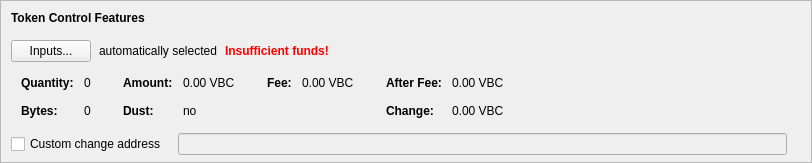
      <widget class="QFrame" name="frameTokenControl">
       <property name="sizePolicy">
        <sizepolicy hsizetype="Expanding" vsizetype="Fixed">
         <horstretch>0</horstretch>
         <verstretch>0</verstretch>
        </sizepolicy>
       </property>
       <property name="maximumSize">
        <size>
         <width>16777215</width>
         <height>16777215</height>
        </size>
       </property>
       <property name="frameShape">
        <enum>QFrame::StyledPanel</enum>
       </property>
       <property name="frameShadow">
        <enum>QFrame::Sunken</enum>
       </property>
       <layout class="QVBoxLayout" name="verticalLayoutTokenControl2">
        <property name="spacing">
         <number>0</number>
        </property>
        <property name="leftMargin">
         <number>0</number>
        </property>
        <property name="topMargin">
         <number>0</number>
        </property>
        <property name="rightMargin">
         <number>0</number>
        </property>
        <property name="bottomMargin">
         <number>6</number>
        </property>
        <item>
         <layout class="QVBoxLayout" name="verticalLayoutTokenControl" stretch="0,0,0,0,1">
          <property name="spacing">
           <number>0</number>
          </property>
          <property name="leftMargin">
           <number>10</number>
          </property>
          <property name="topMargin">
           <number>10</number>
          </property>
          <item>
           <layout class="QHBoxLayout" name="horizontalLayoutTokenControl1">
            <property name="bottomMargin">
             <number>15</number>
            </property>
            <item>
             <widget class="QLabel" name="labelTokenControlFeatures">
              <property name="sizePolicy">
               <sizepolicy hsizetype="Preferred" vsizetype="Maximum">
                <horstretch>0</horstretch>
                <verstretch>0</verstretch>
               </sizepolicy>
              </property>
              <property name="font">
               <font>
                <weight>75</weight>
                <bold>true</bold>
               </font>
              </property>
              <property name="styleSheet">
               <string notr="true">font-weight:bold;</string>
              </property>
              <property name="text">
               <string>Token Control Features</string>
              </property>
             </widget>
            </item>
           </layout>
          </item>
          <item>
           <layout class="QHBoxLayout" name="horizontalLayoutTokenControl2" stretch="0,0,0,0">
            <property name="spacing">
             <number>8</number>
            </property>
            <property name="bottomMargin">
             <number>10</number>
            </property>
            <item>
             <widget class="QPushButton" name="pushButtonTokenControl">
              <property name="styleSheet">
               <string notr="true"/>
              </property>
              <property name="text">
               <string>Inputs...</string>
              </property>
              <property name="autoDefault">
               <bool>false</bool>
              </property>
             </widget>
            </item>
            <item>
             <widget class="QLabel" name="labelTokenControlAutomaticallySelected">
              <property name="text">
               <string>automatically selected</string>
              </property>
              <property name="margin">
               <number>5</number>
              </property>
             </widget>
            </item>
            <item>
             <widget class="QLabel" name="labelTokenControlInsuffFunds">
              <property name="font">
               <font>
                <weight>75</weight>
                <bold>true</bold>
               </font>
              </property>
              <property name="styleSheet">
               <string notr="true">color:red;font-weight:bold;</string>
              </property>
              <property name="text">
               <string>Insufficient funds!</string>
              </property>
              <property name="margin">
               <number>5</number>
              </property>
             </widget>
            </item>
            <item>
             <spacer name="horizontalSpacerTokenControl">
              <property name="orientation">
               <enum>Qt::Horizontal</enum>
              </property>
              <property name="sizeHint" stdset="0">
               <size>
                <width>40</width>
                <height>1</height>
               </size>
              </property>
             </spacer>
            </item>
           </layout>
          </item>
          <item>
           <widget class="QWidget" name="widgetTokenControl" native="true">
            <property name="sizePolicy">
             <sizepolicy hsizetype="Preferred" vsizetype="Preferred">
              <horstretch>0</horstretch>
              <verstretch>0</verstretch>
             </sizepolicy>
            </property>
            <property name="minimumSize">
             <size>
              <width>0</width>
              <height>0</height>
             </size>
            </property>
            <property name="styleSheet">
             <string notr="true"/>
            </property>
            <layout class="QHBoxLayout" name="horizontalLayoutTokenControl5">
             <property name="leftMargin">
              <number>0</number>
             </property>
             <property name="topMargin">
              <number>0</number>
             </property>
             <property name="rightMargin">
              <number>0</number>
             </property>
             <property name="bottomMargin">
              <number>0</number>
             </property>
             <item>
              <layout class="QHBoxLayout" name="horizontalLayoutTokenControl3" stretch="0,0,0,1">
               <property name="spacing">
                <number>20</number>
               </property>
               <property name="topMargin">
                <number>0</number>
               </property>
               <property name="bottomMargin">
                <number>10</number>
               </property>
               <item>
                <layout class="QFormLayout" name="formLayoutTokenControl1">
                 <property name="horizontalSpacing">
                  <number>10</number>
                 </property>
                 <property name="verticalSpacing">
                  <number>14</number>
                 </property>
                 <property name="leftMargin">
                  <number>10</number>
                 </property>
                 <property name="topMargin">
                  <number>4</number>
                 </property>
                 <property name="rightMargin">
                  <number>6</number>
                 </property>
                 <item row="0" column="0">
                  <widget class="QLabel" name="labelTokenControlQuantityText">
                   <property name="font">
                    <font>
                     <weight>75</weight>
                     <bold>true</bold>
                    </font>
                   </property>
                   <property name="text">
                    <string>Quantity:</string>
                   </property>
                   <property name="margin">
                    <number>0</number>
                   </property>
                  </widget>
                 </item>
                 <item row="0" column="1">
                  <widget class="QLabel" name="labelTokenControlQuantity">
                   <property name="cursor">
                    <cursorShape>IBeamCursor</cursorShape>
                   </property>
                   <property name="contextMenuPolicy">
                    <enum>Qt::ActionsContextMenu</enum>
                   </property>
                   <property name="text">
                    <string notr="true">0</string>
                   </property>
                   <property name="margin">
                    <number>0</number>
                   </property>
                   <property name="textInteractionFlags">
                    <set>Qt::LinksAccessibleByMouse|Qt::TextSelectableByKeyboard|Qt::TextSelectableByMouse</set>
                   </property>
                  </widget>
                 </item>
                 <item row="1" column="0">
                  <widget class="QLabel" name="labelTokenControlBytesText">
                   <property name="font">
                    <font>
                     <weight>75</weight>
                     <bold>true</bold>
                    </font>
                   </property>
                   <property name="text">
                    <string>Bytes:</string>
                   </property>
                  </widget>
                 </item>
                 <item row="1" column="1">
                  <widget class="QLabel" name="labelTokenControlBytes">
                   <property name="cursor">
                    <cursorShape>IBeamCursor</cursorShape>
                   </property>
                   <property name="contextMenuPolicy">
                    <enum>Qt::ActionsContextMenu</enum>
                   </property>
                   <property name="text">
                    <string notr="true">0</string>
                   </property>
                   <property name="textInteractionFlags">
                    <set>Qt::LinksAccessibleByMouse|Qt::TextSelectableByKeyboard|Qt::TextSelectableByMouse</set>
                   </property>
                  </widget>
                 </item>
                </layout>
               </item>
               <item>
                <layout class="QFormLayout" name="formLayoutTokenControl2">
                 <property name="horizontalSpacing">
                  <number>10</number>
                 </property>
                 <property name="verticalSpacing">
                  <number>14</number>
                 </property>
                 <property name="leftMargin">
                  <number>6</number>
                 </property>
                 <property name="topMargin">
                  <number>4</number>
                 </property>
                 <property name="rightMargin">
                  <number>6</number>
                 </property>
                 <item row="0" column="0">
                  <widget class="QLabel" name="labelTokenControlAmountText">
                   <property name="font">
                    <font>
                     <weight>75</weight>
                     <bold>true</bold>
                    </font>
                   </property>
                   <property name="text">
                    <string>Amount:</string>
                   </property>
                   <property name="margin">
                    <number>0</number>
                   </property>
                  </widget>
                 </item>
                 <item row="0" column="1">
                  <widget class="QLabel" name="labelTokenControlAmount">
                   <property name="cursor">
                    <cursorShape>IBeamCursor</cursorShape>
                   </property>
                   <property name="contextMenuPolicy">
                    <enum>Qt::ActionsContextMenu</enum>
                   </property>
                   <property name="text">
                    <string notr="true">0.00 VBC</string>
                   </property>
                   <property name="textInteractionFlags">
                    <set>Qt::LinksAccessibleByMouse|Qt::TextSelectableByKeyboard|Qt::TextSelectableByMouse</set>
                   </property>
                  </widget>
                 </item>
                 <item row="1" column="0">
                  <widget class="QLabel" name="labelTokenControlLowOutputText">
                   <property name="font">
                    <font>
                     <weight>75</weight>
                     <bold>true</bold>
                    </font>
                   </property>
                   <property name="text">
                    <string>Dust:</string>
                   </property>
                  </widget>
                 </item>
                 <item row="1" column="1">
                  <widget class="QLabel" name="labelTokenControlLowOutput">
                   <property name="cursor">
                    <cursorShape>IBeamCursor</cursorShape>
                   </property>
                   <property name="contextMenuPolicy">
                    <enum>Qt::ActionsContextMenu</enum>
                   </property>
                   <property name="text">
                    <string notr="true">no</string>
                   </property>
                   <property name="textInteractionFlags">
                    <set>Qt::LinksAccessibleByMouse|Qt::TextSelectableByKeyboard|Qt::TextSelectableByMouse</set>
                   </property>
                  </widget>
                 </item>
                </layout>
               </item>
               <item>
                <layout class="QFormLayout" name="formLayoutTokenControl3">
                 <property name="horizontalSpacing">
                  <number>10</number>
                 </property>
                 <property name="verticalSpacing">
                  <number>14</number>
                 </property>
                 <property name="leftMargin">
                  <number>6</number>
                 </property>
                 <property name="topMargin">
                  <number>4</number>
                 </property>
                 <property name="rightMargin">
                  <number>6</number>
                 </property>
                 <item row="0" column="0">
                  <widget class="QLabel" name="labelTokenControlFeeText">
                   <property name="font">
                    <font>
                     <weight>75</weight>
                     <bold>true</bold>
                    </font>
                   </property>
                   <property name="text">
                    <string>Fee:</string>
                   </property>
                   <property name="margin">
                    <number>0</number>
                   </property>
                  </widget>
                 </item>
                 <item row="0" column="1">
                  <widget class="QLabel" name="labelTokenControlFee">
                   <property name="cursor">
                    <cursorShape>IBeamCursor</cursorShape>
                   </property>
                   <property name="contextMenuPolicy">
                    <enum>Qt::ActionsContextMenu</enum>
                   </property>
                   <property name="text">
                    <string notr="true">0.00 VBC</string>
                   </property>
                   <property name="textInteractionFlags">
                    <set>Qt::LinksAccessibleByMouse|Qt::TextSelectableByKeyboard|Qt::TextSelectableByMouse</set>
                   </property>
                  </widget>
                 </item>
                </layout>
               </item>
               <item>
                <layout class="QFormLayout" name="formLayoutTokenControl4">
                 <property name="horizontalSpacing">
                  <number>10</number>
                 </property>
                 <property name="verticalSpacing">
                  <number>14</number>
                 </property>
                 <property name="leftMargin">
                  <number>6</number>
                 </property>
                 <property name="topMargin">
                  <number>4</number>
                 </property>
                 <property name="rightMargin">
                  <number>6</number>
                 </property>
                 <item row="0" column="0">
                  <widget class="QLabel" name="labelTokenControlAfterFeeText">
                   <property name="font">
                    <font>
                     <weight>75</weight>
                     <bold>true</bold>
                    </font>
                   </property>
                   <property name="text">
                    <string>After Fee:</string>
                   </property>
                   <property name="margin">
                    <number>0</number>
                   </property>
                  </widget>
                 </item>
                 <item row="0" column="1">
                  <widget class="QLabel" name="labelTokenControlAfterFee">
                   <property name="cursor">
                    <cursorShape>IBeamCursor</cursorShape>
                   </property>
                   <property name="contextMenuPolicy">
                    <enum>Qt::ActionsContextMenu</enum>
                   </property>
                   <property name="text">
                    <string notr="true">0.00 VBC</string>
                   </property>
                   <property name="textInteractionFlags">
                    <set>Qt::LinksAccessibleByMouse|Qt::TextSelectableByKeyboard|Qt::TextSelectableByMouse</set>
                   </property>
                  </widget>
                 </item>
                 <item row="1" column="0">
                  <widget class="QLabel" name="labelTokenControlChangeText">
                   <property name="font">
                    <font>
                     <weight>75</weight>
                     <bold>true</bold>
                    </font>
                   </property>
                   <property name="text">
                    <string>Change:</string>
                   </property>
                  </widget>
                 </item>
                 <item row="1" column="1">
                  <widget class="QLabel" name="labelTokenControlChange">
                   <property name="cursor">
                    <cursorShape>IBeamCursor</cursorShape>
                   </property>
                   <property name="contextMenuPolicy">
                    <enum>Qt::ActionsContextMenu</enum>
                   </property>
                   <property name="text">
                    <string notr="true">0.00 VBC</string>
                   </property>
                   <property name="textInteractionFlags">
                    <set>Qt::LinksAccessibleByMouse|Qt::TextSelectableByKeyboard|Qt::TextSelectableByMouse</set>
                   </property>
                  </widget>
                 </item>
                </layout>
               </item>
              </layout>
             </item>
            </layout>
           </widget>
          </item>
          <item>
           <layout class="QHBoxLayout" name="horizontalLayoutTokenControl4" stretch="0,0,0">
            <property name="spacing">
             <number>12</number>
            </property>
            <property name="sizeConstraint">
             <enum>QLayout::SetDefaultConstraint</enum>
            </property>
            <property name="topMargin">
             <number>5</number>
            </property>
            <property name="rightMargin">
             <number>5</number>
            </property>
            <item>
             <widget class="QCheckBox" name="checkBoxTokenControlChange">
              <property name="toolTip">
               <string>If this is activated, but the change address is empty or invalid, change will be sent to a newly generated address.</string>
              </property>
              <property name="text">
               <string>Custom change address</string>
              </property>
             </widget>
            </item>
            <item>
             <widget class="QValidatedLineEdit" name="lineEditTokenControlChange">
              <property name="enabled">
               <bool>false</bool>
              </property>
              <property name="sizePolicy">
               <sizepolicy hsizetype="Expanding" vsizetype="Fixed">
                <horstretch>0</horstretch>
                <verstretch>0</verstretch>
               </sizepolicy>
              </property>
             </widget>
            </item>
            <item>
             <widget class="QLabel" name="labelTokenControlChangeLabel">
              <property name="sizePolicy">
               <sizepolicy hsizetype="Preferred" vsizetype="Expanding">
                <horstretch>0</horstretch>
                <verstretch>0</verstretch>
               </sizepolicy>
              </property>
              <property name="minimumSize">
               <size>
                <width>0</width>
                <height>0</height>
               </size>
              </property>
              <property name="text">
               <string/>
              </property>
              <property name="margin">
               <number>3</number>
              </property>
             </widget>
            </item>
           </layout>
          </item>
          <item>
           <spacer name="verticalSpacerTokenControl">
            <property name="orientation">
             <enum>Qt::Vertical</enum>
            </property>
            <property name="sizeHint" stdset="0">
             <size>
              <width>800</width>
              <height>1</height>
             </size>
            </property>
           </spacer>
          </item>
         </layout>
        </item>
       </layout>
      </widget>
